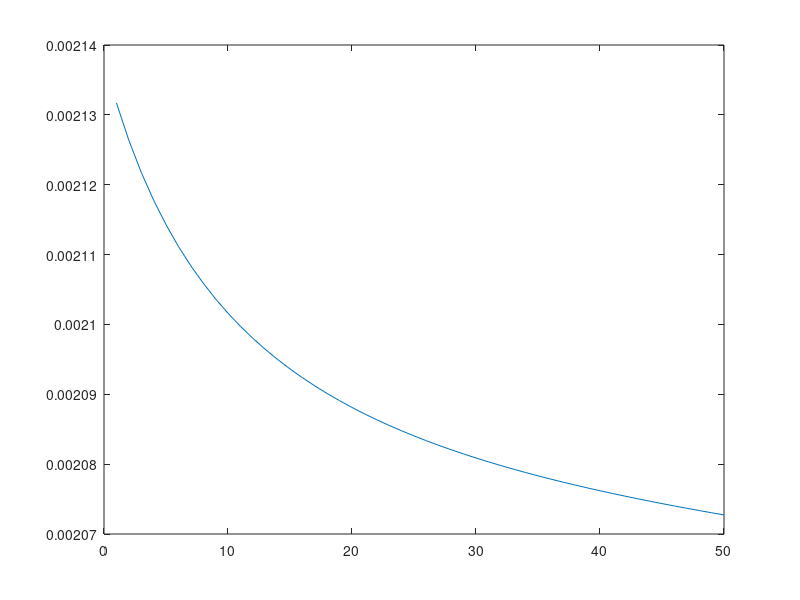
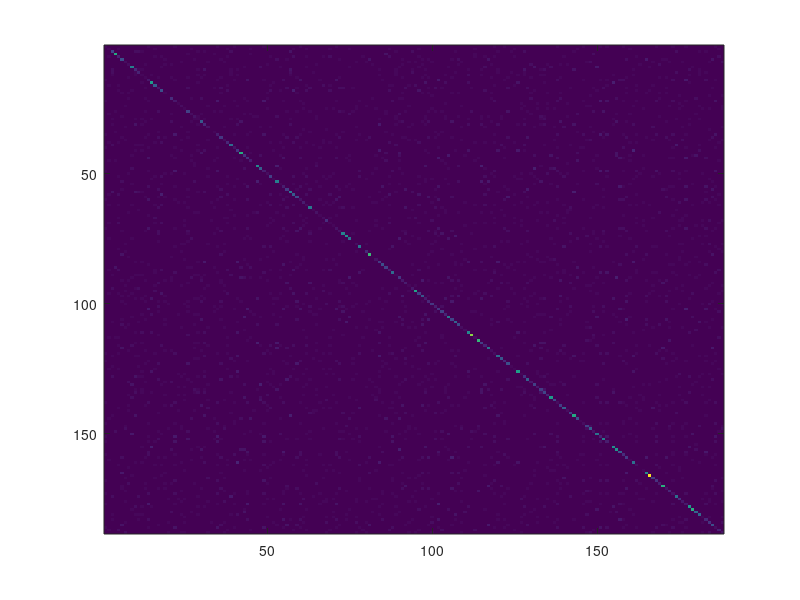
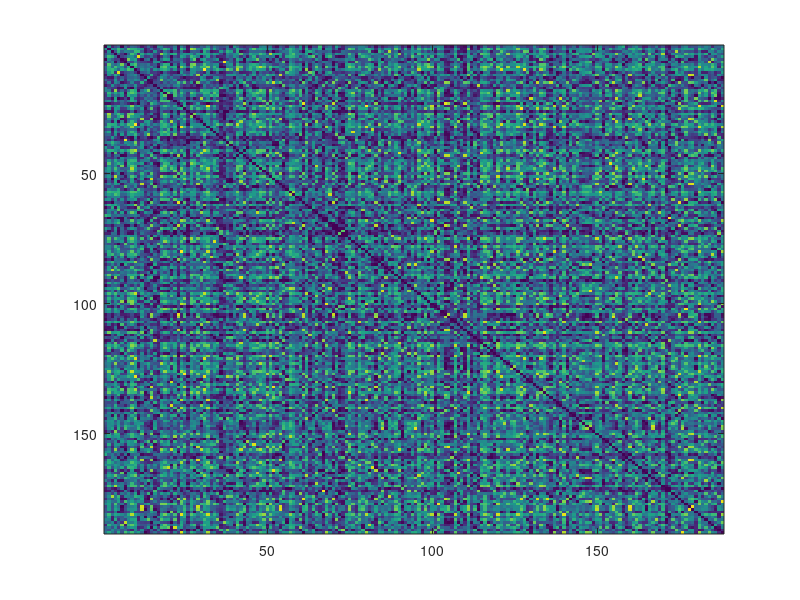

The MATLAB script that drew these images, in order:
%% Data
%**************************************************************************%
addpath(genpath('/Users/govinda/Desktop/spring2016'))
%reading data
SC = dlmread('./NKI_Rockland/1334913_DTI_connectivity_matrix_file.txt');
FC = dlmread('./NKI_Rockland/1334913_fcMRI_noGSR_connectivity_matrix_file.txt');
coordsSC = dlmread('./NKI_Rockland/1334913_DTI_region_xyz_centers_file.txt');
coordsFC = dlmread('./NKI_Rockland/1334913_fcMRI_noGSR_region_xyz_centers_file.txt');
%**************************************************************************%
%% Find best scale as of original paper
close all
WSC = SC;
WFC = abs(FC);
DSC = diag(sum(WSC));
LSC = DSC - WSC;
[USC,Lambda] = eig(LSC);
DLambda = diag(Lambda);
ind = 1;
s = [0.00001 : 0.00001 : 0.0005];
for scale = s
    % heat kernel %
    H = USC * diag(exp(-DLambda*scale)) * USC';
    HSC{ind} = (H - min(H(:)))./(max(H(:) - min(H(:))));
    % error %
    error(ind) = sqrt(sum(sum((HSC{ind} - WFC).^2)))/size(WSC,1)^2; 
    ind = ind+1;
end
plot(error)
[v,i] = min(error);
figure, imagesc(HSC{i})
figure, imagesc(WFC)
%% multiple scales
% choose new_scale = best_scale* 0.5 %
H_new = USC * diag(exp(-DLambda*s(round(i/2)))) * USC'+  HSC{i};
H_new = (H_new - min(H_new(:)))./(max(H_new(:) - min(H_new(:))));
error_new = sqrt(sum(sum((H_new - WFC).^2)))/size(WSC,1)^2;
r = (error_new - error(i))%/error(i)
